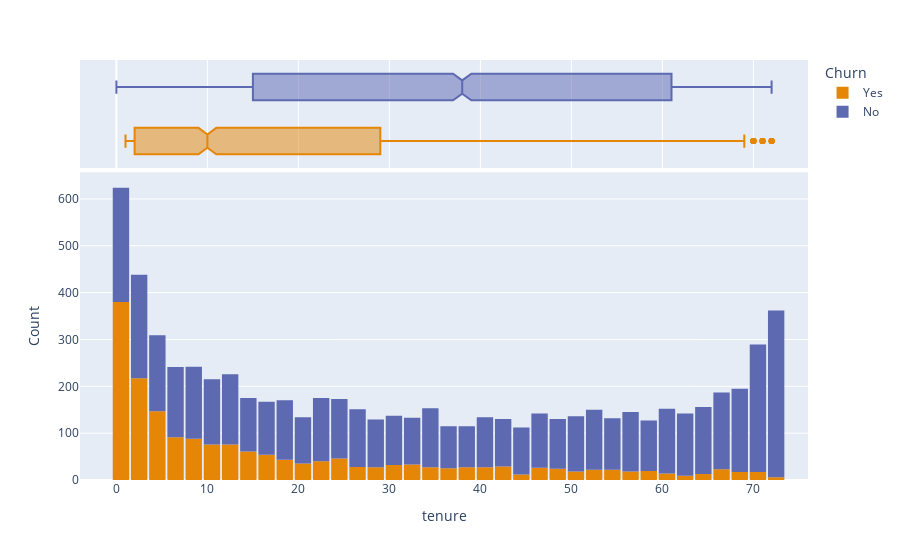
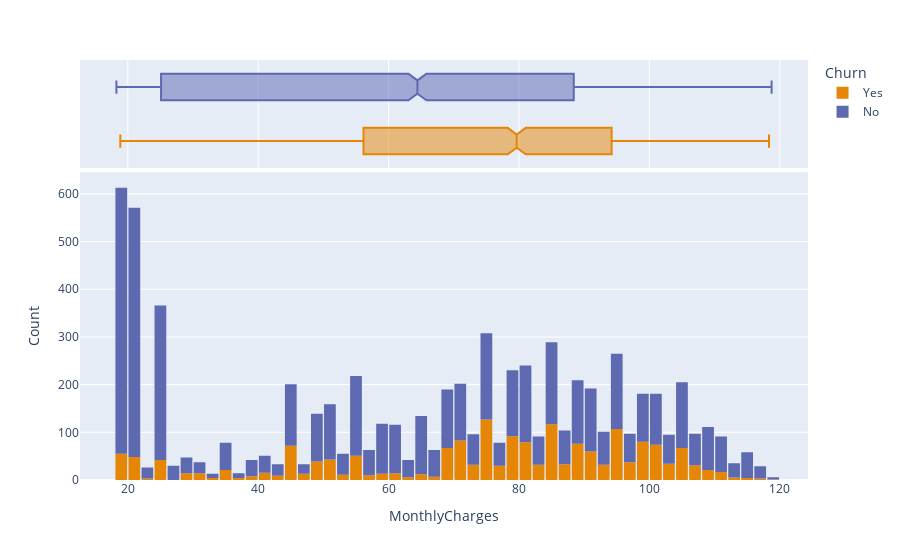
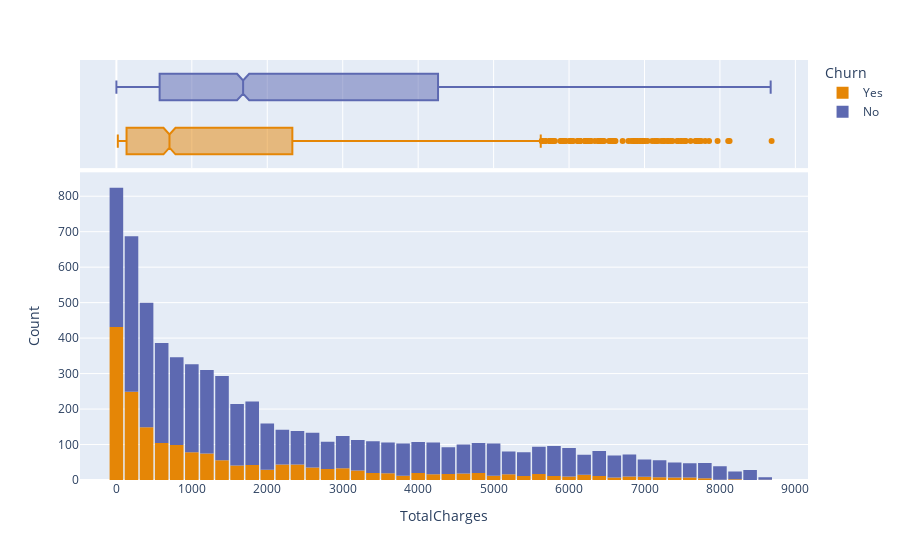

Notebook code for these charts, in order:
### Code cell
numCols = ['tenure', 'MonthlyCharges', 'TotalCharges']
for i in numCols:
    fig = px.histogram(train.sort_values(by = ['Churn'], ascending = False), x = i, color = 'Churn',
                       color_discrete_sequence = px.colors.qualitative.Vivid, marginal = 'box')
    fig.update_layout(
        bargap = .1,
        yaxis_title_text = 'Count'
    )
    fig.show()

### Figure 1 — Plotly figure (JSON) as saved in the notebook; plotly's stock layout.template omitted (floating-point values rounded to 4 significant figures; data arrays with more than 128 entries replaced by an {"elided": "..."} marker saying what was removed)
{"data": [{"alignmentgroup": "True", "bingroup": "x", "hovertemplate": "Churn=Yes<br>tenure=%{x}<br>count=%{y}<extra></extra>", "legendgroup": "Yes", "marker": {"color": "rgb(229, 134, 6)", "pattern": {"shape": ""}}, "name": "Yes", "offsetgroup": "Yes", "orientation": "v", "showlegend": true, "type": "histogram", "x": {"elided": "1869 int values"}, "xaxis": "x", "yaxis": "y"}, {"alignmentgroup": "True", "hovertemplate": "Churn=Yes<br>tenure=%{x}<extra></extra>", "legendgroup": "Yes", "marker": {"color": "rgb(229, 134, 6)"}, "name": "Yes", "notched": true, "offsetgroup": "Yes", "showlegend": false, "type": "box", "x": {"elided": "1869 int values"}, "xaxis": "x2", "yaxis": "y2"}, {"alignmentgroup": "True", "bingroup": "x", "hovertemplate": "Churn=No<br>tenure=%{x}<br>count=%{y}<extra></extra>", "legendgroup": "No", "marker": {"color": "rgb(93, 105, 177)", "pattern": {"shape": ""}}, "name": "No", "offsetgroup": "No", "orientation": "v", "showlegend": true, "type": "histogram", "x": {"elided": "5174 int values"}, "xaxis": "x", "yaxis": "y"}, {"alignmentgroup": "True", "hovertemplate": "Churn=No<br>tenure=%{x}<extra></extra>", "legendgroup": "No", "marker": {"color": "rgb(93, 105, 177)"}, "name": "No", "notched": true, "offsetgroup": "No", "showlegend": false, "type": "box", "x": {"elided": "5174 int values"}, "xaxis": "x2", "yaxis": "y2"}], "layout": {"bargap": 0.1, "barmode": "relative", "legend": {"title": {"text": "Churn"}, "tracegroupgap": 0}, "margin": {"t": 60}, "xaxis": {"anchor": "y", "domain": [0, 1], "title": {"text": "tenure"}}, "xaxis2": {"anchor": "y2", "domain": [0, 1], "matches": "x", "showgrid": true, "showticklabels": false}, "yaxis": {"anchor": "x", "domain": [0, 0.7326], "title": {"text": "Count"}}, "yaxis2": {"anchor": "x2", "domain": [0.7426, 1], "matches": "y2", "showgrid": false, "showline": false, "showticklabels": false, "ticks": ""}}}

### Figure 2 — Plotly figure (JSON) as saved in the notebook; plotly's stock layout.template omitted (floating-point values rounded to 4 significant figures; data arrays with more than 128 entries replaced by an {"elided": "..."} marker saying what was removed)
{"data": [{"alignmentgroup": "True", "bingroup": "x", "hovertemplate": "Churn=Yes<br>MonthlyCharges=%{x}<br>count=%{y}<extra></extra>", "legendgroup": "Yes", "marker": {"color": "rgb(229, 134, 6)", "pattern": {"shape": ""}}, "name": "Yes", "offsetgroup": "Yes", "orientation": "v", "showlegend": true, "type": "histogram", "x": {"elided": "1869 float values"}, "xaxis": "x", "yaxis": "y"}, {"alignmentgroup": "True", "hovertemplate": "Churn=Yes<br>MonthlyCharges=%{x}<extra></extra>", "legendgroup": "Yes", "marker": {"color": "rgb(229, 134, 6)"}, "name": "Yes", "notched": true, "offsetgroup": "Yes", "showlegend": false, "type": "box", "x": {"elided": "1869 float values"}, "xaxis": "x2", "yaxis": "y2"}, {"alignmentgroup": "True", "bingroup": "x", "hovertemplate": "Churn=No<br>MonthlyCharges=%{x}<br>count=%{y}<extra></extra>", "legendgroup": "No", "marker": {"color": "rgb(93, 105, 177)", "pattern": {"shape": ""}}, "name": "No", "offsetgroup": "No", "orientation": "v", "showlegend": true, "type": "histogram", "x": {"elided": "5174 float values"}, "xaxis": "x", "yaxis": "y"}, {"alignmentgroup": "True", "hovertemplate": "Churn=No<br>MonthlyCharges=%{x}<extra></extra>", "legendgroup": "No", "marker": {"color": "rgb(93, 105, 177)"}, "name": "No", "notched": true, "offsetgroup": "No", "showlegend": false, "type": "box", "x": {"elided": "5174 float values"}, "xaxis": "x2", "yaxis": "y2"}], "layout": {"bargap": 0.1, "barmode": "relative", "legend": {"title": {"text": "Churn"}, "tracegroupgap": 0}, "margin": {"t": 60}, "xaxis": {"anchor": "y", "domain": [0, 1], "title": {"text": "MonthlyCharges"}}, "xaxis2": {"anchor": "y2", "domain": [0, 1], "matches": "x", "showgrid": true, "showticklabels": false}, "yaxis": {"anchor": "x", "domain": [0, 0.7326], "title": {"text": "Count"}}, "yaxis2": {"anchor": "x2", "domain": [0.7426, 1], "matches": "y2", "showgrid": false, "showline": false, "showticklabels": false, "ticks": ""}}}

### Figure 3 — Plotly figure (JSON) as saved in the notebook; plotly's stock layout.template omitted (floating-point values rounded to 4 significant figures; data arrays with more than 128 entries replaced by an {"elided": "..."} marker saying what was removed)
{"data": [{"alignmentgroup": "True", "bingroup": "x", "hovertemplate": "Churn=Yes<br>TotalCharges=%{x}<br>count=%{y}<extra></extra>", "legendgroup": "Yes", "marker": {"color": "rgb(229, 134, 6)", "pattern": {"shape": ""}}, "name": "Yes", "offsetgroup": "Yes", "orientation": "v", "showlegend": true, "type": "histogram", "x": {"elided": "1869 float values"}, "xaxis": "x", "yaxis": "y"}, {"alignmentgroup": "True", "hovertemplate": "Churn=Yes<br>TotalCharges=%{x}<extra></extra>", "legendgroup": "Yes", "marker": {"color": "rgb(229, 134, 6)"}, "name": "Yes", "notched": true, "offsetgroup": "Yes", "showlegend": false, "type": "box", "x": {"elided": "1869 float values"}, "xaxis": "x2", "yaxis": "y2"}, {"alignmentgroup": "True", "bingroup": "x", "hovertemplate": "Churn=No<br>TotalCharges=%{x}<br>count=%{y}<extra></extra>", "legendgroup": "No", "marker": {"color": "rgb(93, 105, 177)", "pattern": {"shape": ""}}, "name": "No", "offsetgroup": "No", "orientation": "v", "showlegend": true, "type": "histogram", "x": {"elided": "5174 float values"}, "xaxis": "x", "yaxis": "y"}, {"alignmentgroup": "True", "hovertemplate": "Churn=No<br>TotalCharges=%{x}<extra></extra>", "legendgroup": "No", "marker": {"color": "rgb(93, 105, 177)"}, "name": "No", "notched": true, "offsetgroup": "No", "showlegend": false, "type": "box", "x": {"elided": "5174 float values"}, "xaxis": "x2", "yaxis": "y2"}], "layout": {"bargap": 0.1, "barmode": "relative", "legend": {"title": {"text": "Churn"}, "tracegroupgap": 0}, "margin": {"t": 60}, "xaxis": {"anchor": "y", "domain": [0, 1], "title": {"text": "TotalCharges"}}, "xaxis2": {"anchor": "y2", "domain": [0, 1], "matches": "x", "showgrid": true, "showticklabels": false}, "yaxis": {"anchor": "x", "domain": [0, 0.7326], "title": {"text": "Count"}}, "yaxis2": {"anchor": "x2", "domain": [0.7426, 1], "matches": "y2", "showgrid": false, "showline": false, "showticklabels": false, "ticks": ""}}}
